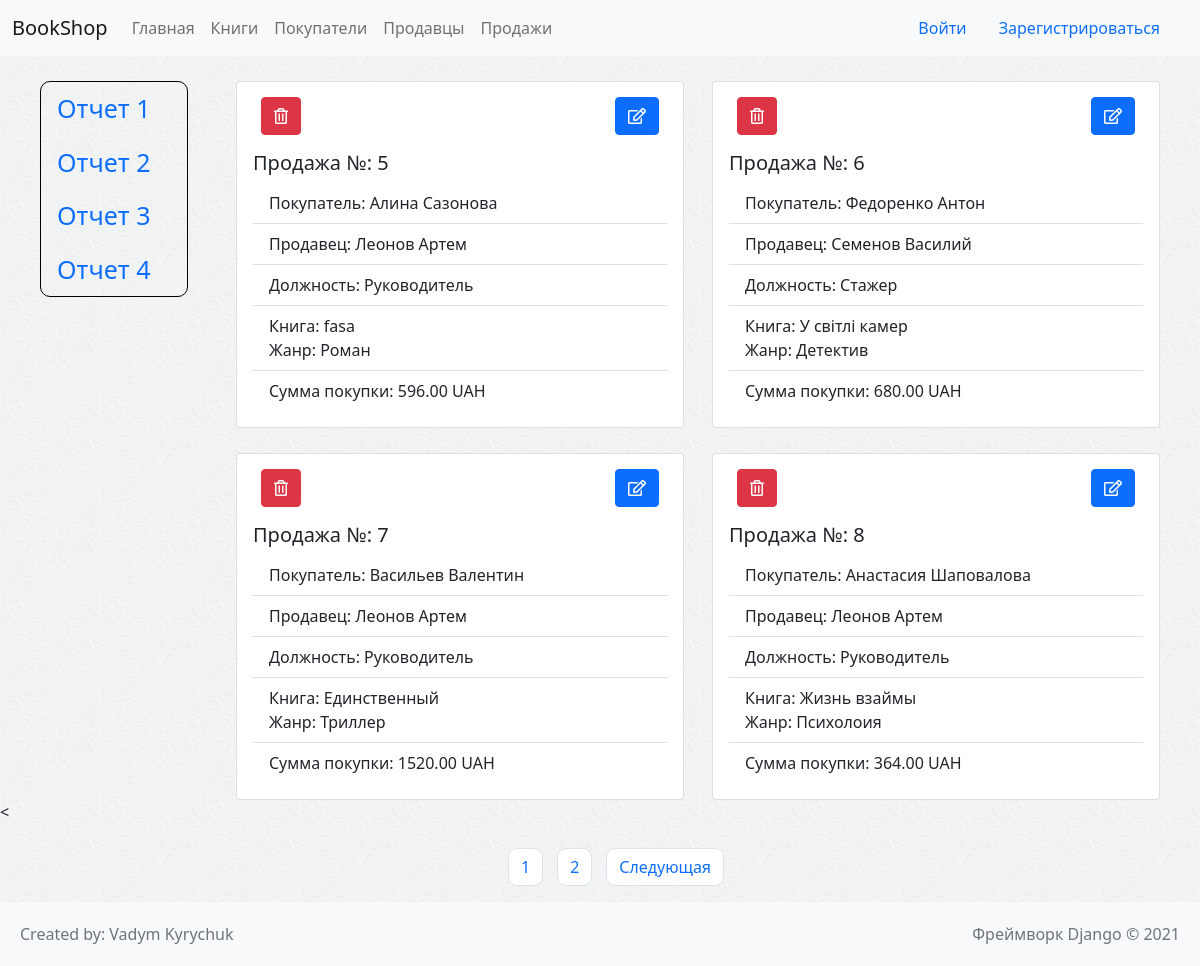
Page /order on the earlier database version.
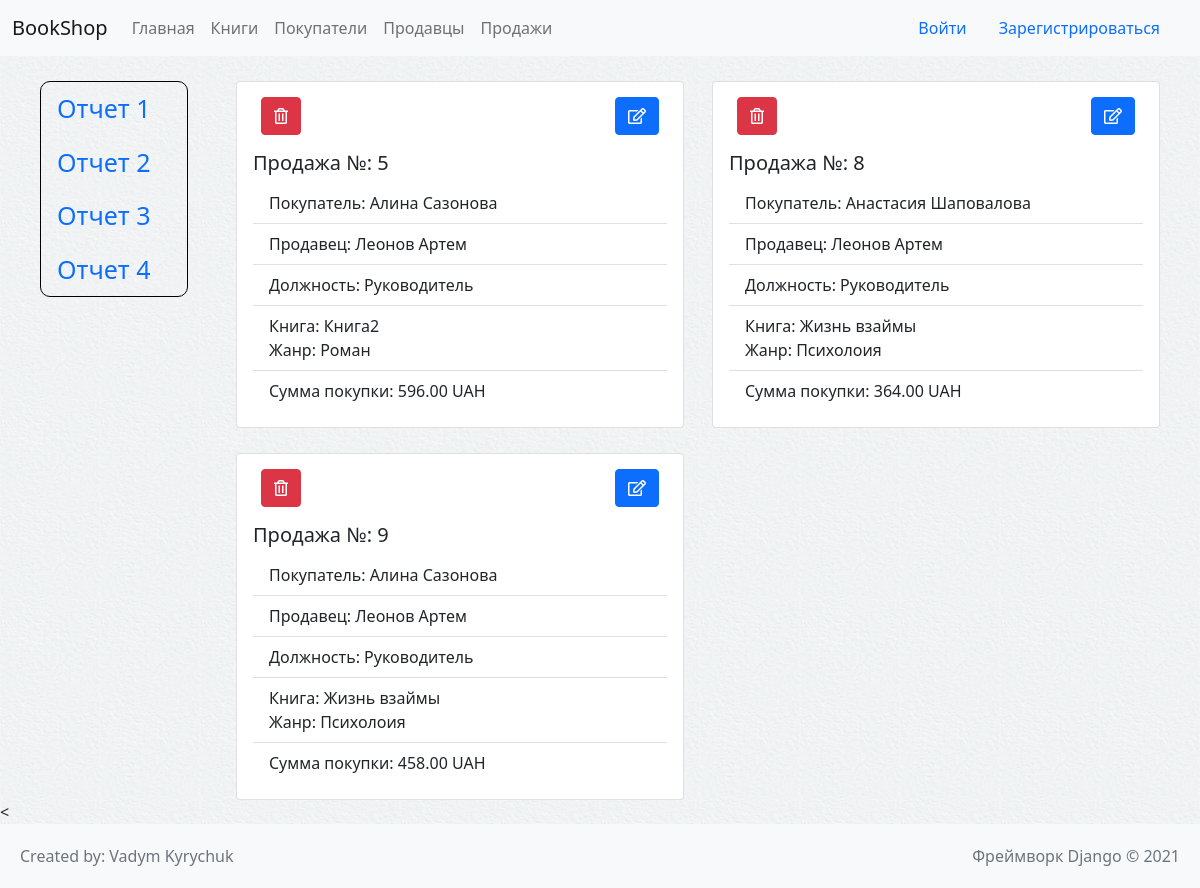
Same page on the later database version.
### books/models.py (models this page shows, shortened)
class Order(models.Model):
    customer = models.ForeignKey("Customer",
                                 on_delete=models.CASCADE,
                                 related_name='orders',
                                 related_query_name='orders',
                                 verbose_name='Покупатель')
    seller = models.ForeignKey("Seller",
                               on_delete=models.CASCADE,
                               related_name='orders',
                               related_query_name='order',
                               verbose_name='Продавец')
    product = models.ForeignKey('Book',
                                on_delete=models.CASCADE,
                                related_name='orders',
                                related_query_name='order',
                                verbose_name='Товар')
    date = models.DateField(auto_now_add=True, verbose_name="Время продажи")
    total = models.DecimalField(max_digits=12,
                                decimal_places=2,
                                blank=False,
                                default=0,
                                verbose_name='Сумма продажи')
    class Meta:
        verbose_name = 'Продажа'
        verbose_name_plural = 'Продажи'

class Customer(models.Model):
    first_name = models.CharField(max_length=64, blank=False, verbose_name='Имя')
    last_name = models.CharField(max_length=64, blank=False, verbose_name='Фамилия')
    phone = models.CharField(max_length=20, blank=False, unique=True, verbose_name='Номер телефона')
    email = models.EmailField(blank=True, verbose_name='Email')
    discount = models.BooleanField(default=0, blank=False, verbose_name='Скидка')
    class Meta:
        verbose_name = 'Покупатель'
        verbose_name_plural = 'Покупатели'
    def __str__(self):
        return self.first_name + " " + self.last_name

class Seller(models.Model):
    POSITION_LIST = [
        ('Trainee', "Стажер"),
        ('Salesman', "Продавец"),
        ('Oldest salesman', "Старший продавец"),
        ('Supervisor', "Руководитель")
    ]
    first_name = models.CharField(max_length=64, blank=False, verbose_name='Имя')
    last_name = models.CharField(max_length=64, blank=False, verbose_name='Фамилия')
    phone = models.CharField(max_length=20, blank=False, unique=True, verbose_name='Номер телефона')
    email = models.EmailField(blank=True, verbose_name='Email')
    position = models.CharField(max_length=64, blank=False, default='Trainee', choices=POSITION_LIST,
                                verbose_name='Должность')
    img = models.ImageField(upload_to='seller_img/%Y/%m/%d', blank=True, verbose_name='Изображение')
    recruitment = models.DateField(verbose_name="Принятие на работу")
    class Meta:
        verbose_name = "Продавец"
        verbose_name_plural = "Продавцы"

class Book(models.Model):
    GENRE_LIST = [
        ('Detective', 'Детектив'),
        ('Thriller', 'Триллер'),
        ('Novel', 'Роман'),
        ('Psychology', 'Психолоия')
    ]
    name_product = models.CharField(blank=False, max_length=64, verbose_name='Название')
    price = models.DecimalField(max_digits=12, decimal_places=2, blank=False, verbose_name='Цена')
    genre = models.CharField(max_length=64, blank=False, choices=GENRE_LIST, default='Detective', verbose_name='Жанр')
    img = models.ImageField(upload_to='books_img/%Y/%m/%d', blank=True, default='media/img.png',
                            verbose_name='Картинка')
    class Meta:
        verbose_name = 'Книга'
        verbose_name_plural = 'Книги'

### books/views.py (the view)
# urls.py: path('order', order, name='order'),
def order(request):
    if request.POST:
        curr_ord = request.POST.get("id", None)
        ord_elem = get_object_or_404(pk=int(curr_ord), klass=Order)
        ord_elem.delete()
        order = Order.objects.all()
    else:
        order = Order.objects.all()
    return render(request, 'order.html', {'content': pagination(request, order)})

### books/views.py (called while the page is built)
def pagination(request, instanse):
    pagin = Paginator(instanse, 4)
    page = request.GET.get('page')
    page_obj = pagin.get_page(page)
    return page_obj

### templates/order.html (shortened to what this page needs)
{% extends './partials/base.html' %}
{% block content %}
<div class="container-fluid" style="min-height: 80vh">
    <div class="row">
        <div class="col-md-2" style="padding-left:40px">
            <ul class="nav flex-column" style="font-size:25px; border:1px solid black; border-radius:10px; margin-top: 25px">
                <li class="nav-item">
                    <a class="nav-link"  href="{% url 'seller_buyers' %}">Отчет 1</a>
                </li>
                <li class="nav-item">
                    <a class="nav-link" href="{% url 'order_date' %}">Отчет 2</a>
                </li>
                <li class="nav-item">
                    <a class="nav-link" href="{% url 'seller_product' %}">Отчет 3</a>
                </li>
                <li class="nav-item">
                    <a class="nav-link" href="{% url 'customer_product' %}">Отчет 4</a>
                </li>
            </ul>
        </div>
        <div class="col-md-10">
            <div class="container">
    <div class="row">
        {% for i in content %}
        <div class="col-md-6">
            <div class="card" style="width: 28rem; margin-top:25px">
                <div class="container d-flex justify-content-between" style="margin-top:15px">
                    <form action="{% url 'order' %}" method="post">
                        <button class="btn btn-danger">
                            <i class="far fa-trash-alt"></i>
                        </button>
                    </form>
                    <form action="{% url 'update_order' i.id %}" method="get">
                        <button class="btn btn-primary">
                            <i class="far fa-edit"></i>
                        </button>
                    </form>
                </div>
                <div class="card-body">
                    <h5 class="card-title">Продажа №: {{i.id}}</h5>
                    <ul class="list-group list-group-flush">
                        <li class="list-group-item">Покупатель: {{i.customer}}</li>
                        <li class="list-group-item">Продавец: {{i.seller.last_name}} {{i.seller.first_name}}</li>
                        <li class="list-group-item">Должность: {{i.seller.get_position_display}}</li>
                        <li class="list-group-item">Книга: {{i.product.name_product}}<br>
                            Жанр: {{i.product.get_genre_display}}
                        </li>
                        <li class="list-group-item">Cумма покупки: {{i.total}} UAH</li>
                    </ul>
                </div>
            </div>
        </div>
        {% endfor %}
    </div>
</div>
        </div>
    </div>
</div>
<
{% include './partials/paginator.html' %}
{% endblock %}

Differences in the rows shown:
removed Order: id "6", customer "Федоренко Антон", seller.last_name "Семенов", seller.first_name "Василий", seller.position "Стажер", product.name_product "У світлі камер", product.genre "Детектив", total "680.00"
removed Order: id "7", customer "Васильев Валентин", seller.last_name "Леонов", seller.first_name "Артем", seller.position "Руководитель", product.name_product "Единственный", product.genre "Триллер", total "1520.00"
changed through a linked row, Order "Роман": product.name_product "fasa" → "Книга2"
now on this page (row unchanged): Order: id "9", customer "Алина Сазонова", seller.last_name "Леонов", seller.first_name "Артем", seller.position "Руководитель", product.name_product "Жизнь взаймы", product.genre "Психолоия", total "458.00"
Other differences:
list line gone: "1"
list line gone: "2"
text no longer shown: "Следующая"
